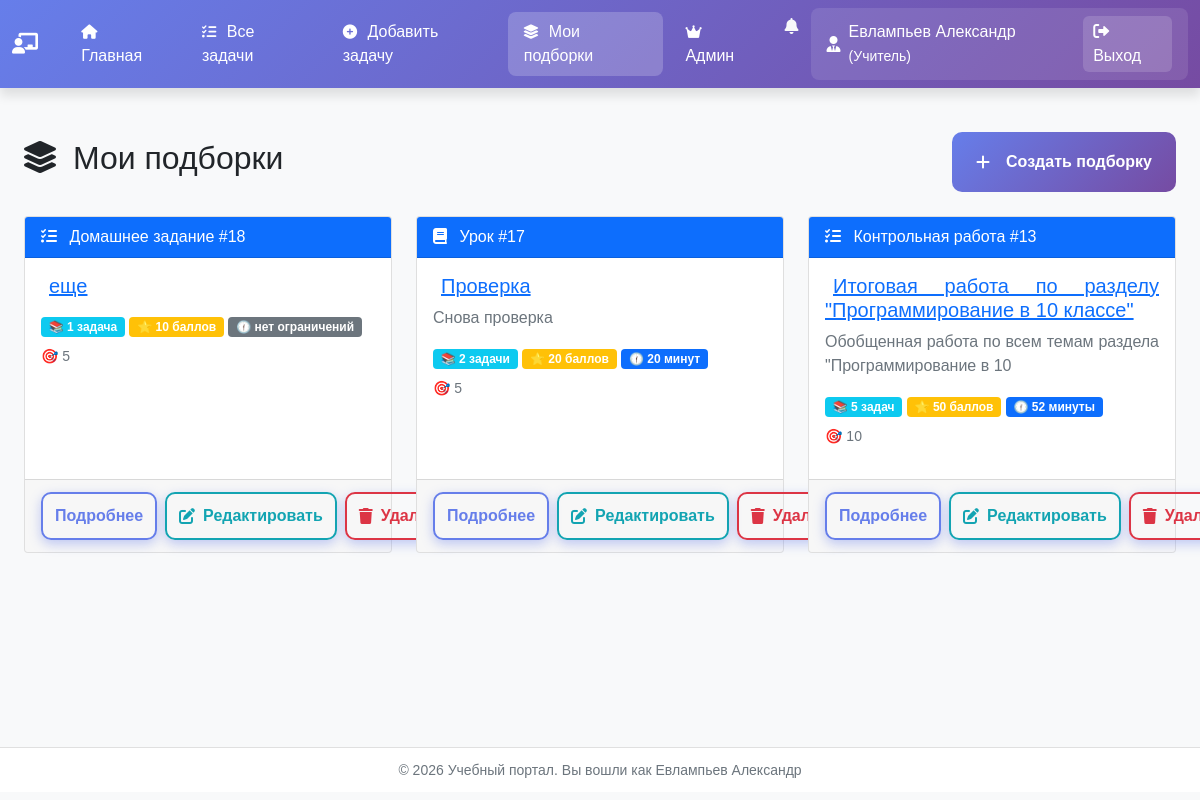
Screenshot of /tasks/collections/ (signed in) with the database file from the repository.
### users_app/models.py (models this page shows, shortened)
class User(AbstractUser):
    USER_TYPES = (
        ('teacher', 'Учитель'),
        ('student', 'Ученик'),
    )
    user_type = models.CharField(max_length=10, choices=USER_TYPES, default='student')
    middle_name = models.CharField('Отчество', max_length=50, blank=True)
    class Meta:
        verbose_name = 'Пользователь'
        verbose_name_plural = 'Пользователи'

### task_description_app/collections/models.py (models this page shows, shortened)
class Collection(models.Model):
    COLLECTION_TYPES = (
        ('lesson', 'Урок'),
        ('test', 'Контрольная работа'),
        ('exam', 'Экзамен'),
        ('homework', 'Домашнее задание'),
    )
    title = models.CharField('Название', max_length=200)
    description = models.TextField('Описание', blank=True)
    collection_type = models.CharField('Тип', max_length=20, choices=COLLECTION_TYPES, default='lesson')
    author = models.ForeignKey(
        settings.AUTH_USER_MODEL,
        on_delete=models.CASCADE,
        related_name='created_collections'
    )
    target_class = models.CharField('Класс', max_length=50, blank=True)
    target_group = models.IntegerField('Группа', null=True, blank=True)
    is_public = models.BooleanField('Публичная', default=True)
    show_results = models.BooleanField('Показывать результаты', default=True)
    time_limit = models.IntegerField('Ограничение времени (мин)', null=True, blank=True)
    created_at = models.DateTimeField(auto_now_add=True)
    updated_at = models.DateTimeField(auto_now=True)
    tasks = models.ManyToManyField(Task, through='CollectionItem', related_name='collections')
    class Meta:
        db_table = 'task_description_app_collection'
        ordering = ['-created_at']
        verbose_name = 'Подборка задач'
        verbose_name_plural = 'Подборки задач'
    def get_total_score(self):
        return sum(item.max_score for item in self.collection_items.all())
    def get_task_count(self):
        return self.collection_items.count()

class CollectionItem(models.Model):
    collection = models.ForeignKey(
        Collection,
        on_delete=models.CASCADE,
        related_name='collection_items'
    )
    task = models.ForeignKey(Task, on_delete=models.CASCADE)
    order = models.IntegerField('Порядок', default=0)
    max_score = models.IntegerField('Максимальный балл', default=10)
    required = models.BooleanField('Обязательная', default=True)
    class Meta:
        db_table = 'task_description_app_collectionitem'
        ordering = ['order']
        unique_together = ['collection', 'task']

### task_description_app/collections/views.py (the view)
# urls.py: path('', views.collection_list, name='list'),
def collection_list(request):
    collections = Collection.objects.filter(author=request.user) if request.user.is_authenticated else []
    if request.user.user_type == 'teacher':
        collections = Collection.objects.filter(
            models.Q(author=request.user) | models.Q(is_public=True)
        ).distinct()
    context = {
        'collections': collections,
        'title': 'Мои подборки',
    }
    return render(request, 'task_description_app/collections/collection_list.html', context)

### users_app/templatetags/pluralize_ru.py (called while the page is built)
@register.filter
def pluralize_ru(value, arg):
    try:
        count = int(value)
        forms = arg.split(',')
        if len(forms) != 3:
            return f"{count} {arg}"
        last_two = count % 100
        last_digit = count % 10
        if 11 <= last_two <= 19:
            return f"{count} {forms[2]}"
        elif last_digit == 1:
            return f"{count} {forms[0]}"
        elif 2 <= last_digit <= 4:
            return f"{count} {forms[1]}"
        else:
            return f"{count} {forms[2]}"
    except (ValueError, TypeError):
        return f"{value} {arg}"

### templates/task_description_app/collections/collection_list.html (shortened to what this page needs)
{% extends "base.html" %}
{% load static %}
{% load pluralize_ru %}
{% block extra_css %}
    <link rel="stylesheet" href="{% static 'collections/css/collections.css' %}">
{% endblock %}
{% block content %}
    <div class="container mt-4">
        <div class="d-flex justify-content-between align-items-center mb-4">
            <div>
                <h2>
                    <i class="fas fa-layer-group me-2"></i>
                    Мои подборки
                </h2>
            </div>
            <div>
                {% if user.user_type == 'teacher' %}
                    <a href="{% url 'tasks_&_collections:collections:create' %}" class="btn btn-primary">
                        <i class="fas fa-plus me-2"></i>Создать подборку
                    </a>
                {% endif %}
            </div>
        </div>
        {% if collections %}
            <div class="row">
                {% for collection in collections %}
                    <div class="col-md-4 mb-4">
                        <div class="card h-100">
                            <div class="card-header bg-primary text-white">
                                <i class="fas {% if collection.collection_type == 'lesson' %}fa-book{% else %}fa-tasks{% endif %} me-2"></i>
                                {{ collection.get_collection_type_display }} #{{ collection.id }}
                            </div>
                            <div class="card-body">
                                <h5 class="card-title">
                                    <a href="{% url 'tasks_&_collections:collections:detail' collection.id %}"
                                       class="card-hover p-2">
                                        {{ collection.title }}
                                    </a>
                                </h5>
                                <p class="card-text text-muted">{{ collection.description|truncatechars:100 }}</p>
                                <div class="mb-2">
                                    <span class="badge bg-info">📚 {{ collection.get_task_count|pluralize_ru:"задача,задачи,задач" }} </span>
                                    <span class="badge bg-warning">⭐ {{ collection.get_total_score|pluralize_ru:"балл,балла,баллов" }}</span>
                                    {% if collection.time_limit is None %}
                                        <span class="badge bg-secondary">🕧 нет ограничений</span>
                                    {% else %}
                                        <span class="badge bg-primary">🕧 {{ collection.time_limit|pluralize_ru:"минута,минуты,минут" }} </span>
                                    {% endif %}
                                </div>
                                {% if collection.target_class %}
                                    <p class="small text-muted">🎯 {{ collection.target_class }}</p>
                                {% endif %}
                            </div>
                            <div class="card-footer">
                                <div class="d-flex gap-2">
                                    <a href="{% url 'tasks_&_collections:collections:detail' collection.id %}"
                                       class="btn btn-little btn-outline">
                                        Подробнее
                                    </a>
                                    {% if collection.author == user %}
                                        <a href="{% url 'tasks_&_collections:collections:edit' collection.id %}"
                                           class="btn btn-little btn-outline-sms">
                                            <i class="fas fa-edit"></i> Редактировать
                                        </a>
                                    {% endif %}
                                    <form method="post"
                                          action="{% url 'tasks_&_collections:collections:delete' collection.id %}"
                                          onsubmit="return confirm('Вы уверены, что хотите удалить подборку «{{ collection.title }}»? Это действие необратимо.');"
                                          style="display: inline;">
                                        <button type="submit" class="btn btn-little btn-remove-test">
                                            <i class="fas fa-trash"></i> Удалить
                                        </button>
                                    </form>
                                </div>
                            </div>
                        </div>
                    </div>
                {% endfor %}
            </div>
        {% endif %}
    </div>
{% endblock %}

### templates/base.html (shortened to what this page needs)
<!DOCTYPE html>
<html lang="ru">
<head>
    {% load static %}
    <link rel="stylesheet" href="https://cdn.jsdelivr.net/npm/bootstrap@5.1.3/dist/css/bootstrap.min.css">
    <link rel="stylesheet" href="https://cdnjs.cloudflare.com/ajax/libs/font-awesome/6.0.0/css/all.min.css">
    <link rel="stylesheet" href="{% static 'css/base/style.css' %}">
    {% if user.user_type == 'teacher' %}
        <link rel="stylesheet" href="{% static 'notifications/css/notifications.css' %}">
    {% endif %}
    <link rel="stylesheet" href="{% static 'css/components/buttons.css' %}">
    <link rel="stylesheet" href="{% static 'css/components/tabs.css' %}">
    {% block extra_css %}{% endblock %}
</head>
<body>
<nav class="navbar navbar-expand-lg navbar-dark">
    <div class="container">
        <a class="navbar-brand" href="{% url 'home' %}">
            <i class="fas {% if user.user_type == 'teacher' %}fa-chalkboard-teacher{% elif user.user_type == 'student' %}fa-user-graduate{% else %}fa-graduation-cap{% endif %} me-2"></i>
        </a>
        <div class="collapse navbar-collapse" id="navbarNav">
            {% if user.is_authenticated %}
                <ul class="navbar-nav me-auto">
                {% if user.user_type == 'teacher' %}
                    <ul class="navbar-nav me-auto">
                    <li class="nav-item">
                        <a class="nav-link {% if request.path == '/' or '/teacher/' in request.path %}active{% endif %}"
                           href="{% url 'teacher_dashboard' %}">
                            <i class="fas fa-home"></i> Главная
                        </a>
                    </li>
                    <li class="nav-item">
                        <a class="nav-link {% if '/tasks/' in request.path and '/tasks/task/add/' not in request.path and '/tasks/collections/' not in request.path and '/teacher/student/' not in request.path %}active{% endif %}"
                           href="{% url 'tasks_&_collections:tasks:list' %}">
                            <i class="fas fa-tasks"></i> Все задачи
                        </a>
                    </li>
                    <li class="nav-item">
                        <a class="nav-link {% if '/tasks/task/add/' in request.path %}active{% endif %}"
                           href="{% url 'tasks_&_collections:tasks:add' %}">
                            <i class="fas fa-plus-circle"></i> Добавить задачу
                        </a>
                    </li>
                    <li class="nav-item">
                        <a class="nav-link {% if '/tasks/collections/' in request.path and '/tasks/collections/my-assignments' not in request.path %}active{% endif %}"
                           href="{% url 'tasks_&_collections:collections:list' %}">
                            <i class="fas fa-layer-group"></i> Мои подборки
                        </a>
                    </li>
                {% endif %}
            {% if user.is_superuser %}
                <li class="nav-item">
                    <a class="nav-link" href="{% url 'assign_teacher' %}">
                        <i class="fas fa-crown me-1"></i> Aдмин
                    </a>
                </li>
            {% endif %}
            </ul>
                {% if user.user_type == 'teacher' %}
                    <div class="nav-item">
                        {% include 'notifications/widget.html' %}
                    </div>
                {% endif %}
                <div class="user-menu">
                    <i class="fas {% if user.user_type == 'teacher' %}fa-user-tie{% else %}fa-user{% endif %}"></i>
                    <span class="user-name">
                            {{ user.last_name }} {{ user.first_name }}
                        {% if user.user_type == 'teacher' %}
                            <small>(Учитель)</small>
                        {% else %}
                            <small>(Ученик)</small>
                        {% endif %}
                        </span>
                    <a href="{% url 'logout' %}" class="logout-btn" onclick="return confirm('Выйти из системы?')">
                        <i class="fas fa-sign-out-alt me-1"></i> Выход
                    </a>
                </div>
            {% endif %}
        </div>
    </div>
</nav>
<div class="main-content">
    <div class="container">
        {% block content %}
        {% endblock %}
    </div>
</div>
<footer class="footer">
    <div class="container text-center">
        <small>
            &copy; {% now "Y" %} Учебный портал.
            {% if user.is_authenticated %}
                Вы вошли как {{ user.last_name }} {{ user.first_name }}
            {% else %}
                Все права защищены
            {% endif %}
        </small>
    </div>
</footer>
</body>
</html>

### static/css/base/style.css (style rules this page uses)
* { margin: 0; padding: 0; box-sizing: border-box; }
html, body { width: 100%; overflow-x: auto; }
body { background: #f8f9fa; font-family: 'GOST type B', Tahoma, Geneva, Verdana, sans-serif; min-height: 99vh; display: flex; flex-direction: column; }
.container { width: 100%; max-width: 1980px; }
.navbar { background: linear-gradient(135deg, #667eea 0%, #764ba2 100%); box-shadow: 0 8px 10px rgba(0, 0, 0, 0.1); }
.navbar-brand, .nav-link { color: white !important; }
.navbar-brand { font-weight: 600; font-size: 1.3rem; }
.nav-link { position: relative; padding: 0.5rem 1rem !important; margin: 0 0.2rem; border-radius: 8px; transition: all 0.3s; }
.nav-link.active { background: rgba(255, 255, 255, 0.2); font-weight: 500; }
.nav-link i { margin-right: 6px; font-size: 0.9rem; }
.me-auto { margin: auto; }
.user-menu { display: flex; align-items: center; color: white; padding: 0.5rem 1rem; border-radius: 8px; background: rgba(255, 255, 255, 0.1); }
.user-menu i { margin-right: 8px; font-size: 1rem; }
.user-name { margin-right: 12px; font-weight: 500; }
.main-content { flex: 1; padding: 20px 0; }
.footer { background: white; padding: 10px 0; margin-top: auto; border-top: 1px solid #e0e0e0; color: #6c757d; }
.mb-4 { text-align: justify; }
p { text-align: justify; }

### static/css/components/buttons.css (style rules this page uses)
.btn { width: 100%; justify-content: center; padding: 18px 24px; border: none; border-radius: 10px; font-size: 1em; font-weight: 600; cursor: pointer; transition: all 0.3s ease; text-decoration: none; display: inline-flex; align-items: center; gap: 8px; }
.btn-primary { background: linear-gradient(135deg, #667eea 0%, #764ba2 100%); color: white; }
.btn-outline { background: transparent; color: #667eea; border: 2px solid #667eea; box-shadow: 0 4px 12px rgba(102, 126, 234, 0.4); }
.btn-outline-sms { background: transparent; color: #13a4b2; border: 2px solid #13a4b2; box-shadow: 0 4px 12px rgba(102, 126, 234, 0.4); }
.logout-btn { color: white; text-decoration: none; padding: 4px 10px; border-radius: 6px; background: rgba(255, 255, 255, 0.15); transition: all 0.3s; }
.btn-remove-test { background: transparent; color: #dc3545; border: 2px solid #dc3545; box-shadow: 0 4px 12px rgba(102, 126, 234, 0.4); cursor: pointer; }
.btn-little { padding: 10px 12px; }

### task_description_app/static/collections/css/collections.css (style rules this page uses)
.card-footer { border-radius: 0 0 calc(.25rem - 1px) calc(.25rem - 1px); padding: 0.75rem 1rem; background-color: rgba(0, 0, 0, .03); border-top: 1px solid rgba(0, 0, 0, .125); gap: 10px; flex-wrap: wrap; }

### rows the page displays
User: last_name "Евлампьев", first_name "Александр"
Collection: collection_type "Домашнее задание", id "18", title "еще", shows "🕧 нет ограничений", target_class "5", shows "Редактировать"
Collection: collection_type "Урок", id "17", title "Проверка", description "Снова проверка", target_class "5", shows "Редактировать"
Collection: collection_type "Контрольная работа", id "13", title "Итоговая работа по разделу \"Программирование в 10 классе\"", description "Обобщенная работа по всем темам раздела \"Программирование в 10", target_class "10", shows "Редактировать"
